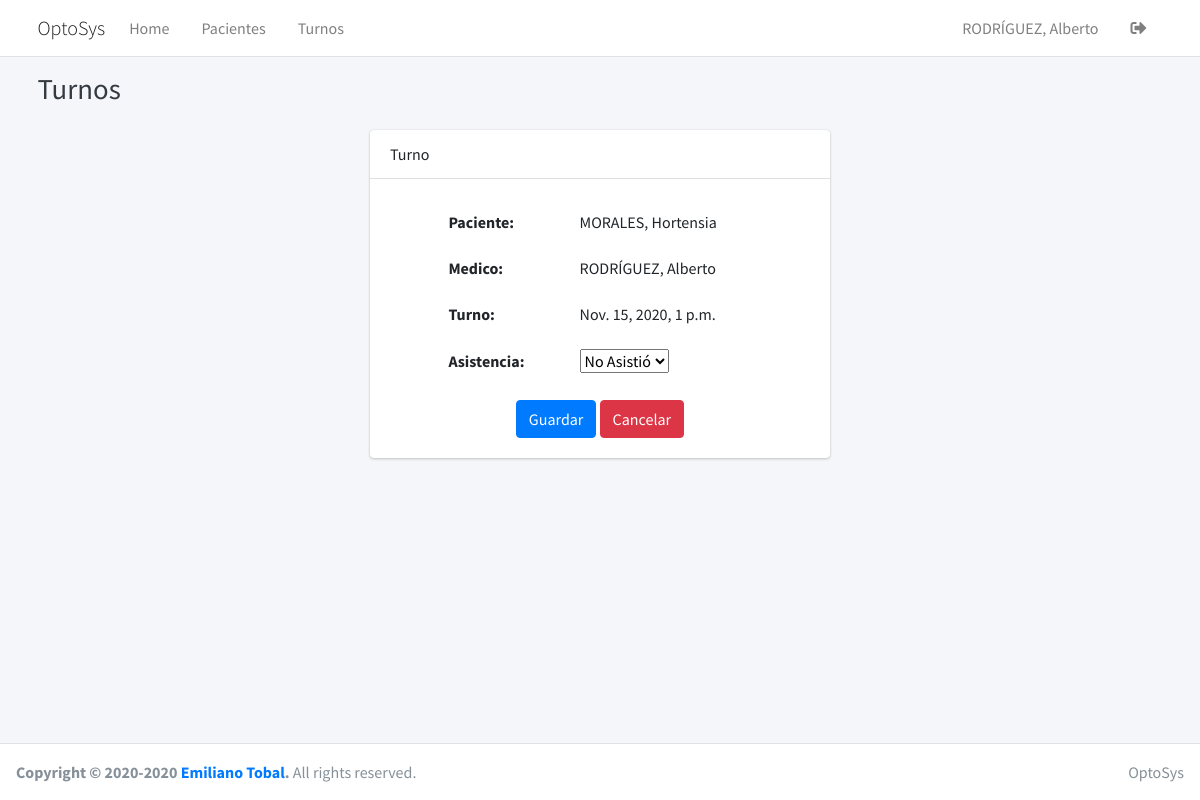
/clinica/pacientes/2/turno/35 (signed in), run on the app's committed database.
### clinica/models.py (models this page shows, shortened)
class Turno (models.Model):
    paciente = models.ForeignKey("clinica.Paciente", verbose_name="Paciente", on_delete=models.CASCADE)
    creation = models.DateTimeField(verbose_name='Fecha de Creación', auto_now=False, auto_now_add=True)
    date = models.DateTimeField(verbose_name='Fecha del Turno', auto_now=False, auto_now_add=False)
    medico = models.ForeignKey("auth.User", verbose_name="Medico", on_delete=models.PROTECT)
    asistencia_choices = (
        ('-', ''),
        ('asistio', 'Asistió'),
        ('no_asistio','No Asistió'),
    )
    asistencia = models.CharField(max_length=20, choices=asistencia_choices, default='-')
    class Meta:
        verbose_name = ("Turno")
        verbose_name_plural = ("Turnos")

class Paciente (models.Model):
    nombre = models.CharField(max_length=30)
    apellido = models.CharField(max_length=30)
    dni = models.IntegerField(verbose_name='DNI')
    telefono = models.BigIntegerField(verbose_name='Teléfono')
    medico = models.ForeignKey("auth.User", verbose_name="Medico Asignado", on_delete=models.PROTECT)
    class Meta:
        verbose_name = ("Paciente")
        verbose_name_plural = ("pacientes")

### clinica/views.py (the view, shortened to what this page needs)
# urls.py: path('pacientes/<int:id_p>/turno/<int:id_turno>', views.turnos_edit, name='turnos_edit'),
@login_required
def turnos_edit (request, id_p, id_turno):
    try:
        if request.user.rol.rol == 'secretaria':
            title = "Turnos"
            turno = Turno.objects.get(id=id_turno)
            form = form_turnos({'date':f"{str(turno.date.day).zfill(2)}/{str(turno.date.month).zfill(2)}/{str(turno.date.year).zfill(4)}",'hour':f"{str(turno.date.hour).zfill(2)}:{str(turno.date.minute).zfill(2)}"})
            return render (request, 'clinica/turno_add.html',{'title':title,'form':form, 'edit':1, 'turno':turno})
        elif request.user.rol.rol == 'profecional_medico':
            title = "Turnos"
            paciente = Paciente.objects.get(id=id_p)
            turno = Turno.objects.get(id=id_turno)
            form = form_asistencia({'asistencia':turno.asistencia})
            return render (request, 'clinica/turno_add.html',{'title':title,'form':form, 'edit':1, 'turno':turno})
        else:
            return redirect ('/')
    except:
        return redirect ('/')

### clinica/forms.py
class form_asistencia(forms.Form):
    choices = (
        ('-',''),
        ('asistio','Asistió'),
        ('no_asistio','No Asistió'),
    )
    asistencia = forms.ChoiceField(choices=choices, label='Asistencia')

### clinica/templates/clinica/turno_add.html (shortened to what this page needs)
{% extends 'base.html' %}
{% load static %}
{% block title %}{{ title }}{% endblock title %}
{% block navlink %}{% include 'navlink.html' %}{% endblock navlink %}
{% block navbar %}{% include 'navbar.html' %}
    <li class="nav-item">
    <a href="{% url 'pacientes' %}" class="nav-link">Pacientes</a>
    </li>
    <li class="nav-item">
    <a href="{% url 'pacientes' %}" class="nav-link">Turnos</a>
    </li>
{% endblock navbar %}
{% block content %}
    <div class="row justify-content-center">
        <div class="col-lg-5 align-self-center">
            <div class='card'>
                {% if edit == 1 %}<div class='card-header'>Turno</div>{% endif %}
                <div class='card-body'>
                    <form method="POST">
                        <ul class='form'>
                        <li>
                            <label>Paciente:</label>
                            <div style="display: inline">{{ turno.paciente.apellido.upper}}, {{turno.paciente.nombre}}</div>
                        </li>
                        <li>
                            <label>Medico:</label>
                            <div style="display: inline">{{ turno.medico.last_name.upper }}, {{ turno.medico.first_name }}</div>
                        </li>
                        {% if request.user.rol.rol == 'profecional_medico' %}
                        <li>
                            <label>Turno:</label>
                            <div style="display: inline">{{ turno.date }}</div>
                        </li>
                        {% endif %}
                        {{form.as_ul}}
                        </ul>
                        <div style='text-align: center;'>
                            {% if edit == 1 %}
                            {% if request.user.rol.rol == 'profecional_medico' %}
                            <div  style="display: inline-block;"><input class="btn btn-primary"  type="submit" value="Guardar"></div>
                            {% endif %}
                            <div  style="display: inline-block;"><a class="btn btn-danger" href="{% url 'paciente_detail' turno.paciente.id %}">Cancelar</a></div>
                            {% endif %}
                        </div>
                    </form>
                </div>
            </div>
        </div>
    </div>
{% endblock content %}

### usuarios/templates/navlink.html
    <li class="nav-item">
        <div class="nav-link">{{user.last_name.upper}}, {{user.first_name}}</div>
    </li>
    <li class="nav-item">
        <a class="nav-link" href="{% url 'logout' %}" role="button"><i class="fas fa-sign-out-alt"></i></a>
    </li>

### clinica/templates/clinica/turno_add.html (style rules this page uses)
ul.form li { margin: 0.5em; margin-left: 4%; padding: 0.2em; list-style: none; }
ul.form li label { width: 8em; }

### data on the page
Turno: paciente.apellido "MORALES", paciente.nombre "Hortensia", medico.last_name "RODRÍGUEZ", medico.first_name "Alberto", date "Nov. 15, 2020, 1 p.m."

### other printed values
{{ user.last_name.upper }} "RODRÍGUEZ"
{{ user.first_name }} "Alberto"
{{ title }} "Turnos"
